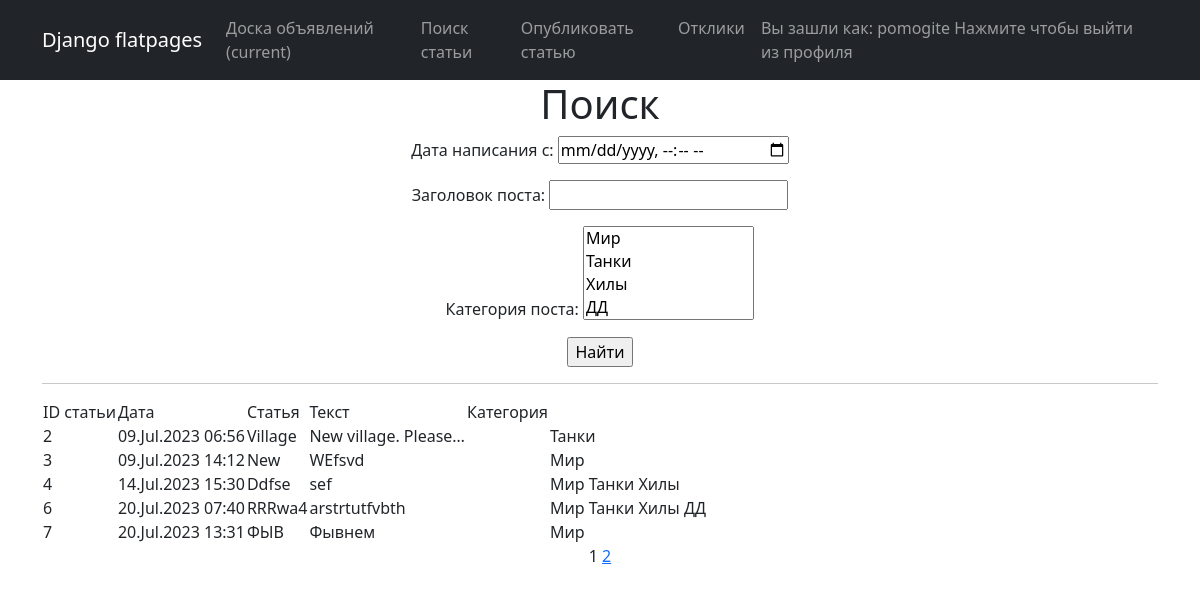
Page /board/search/ (signed in) on the committed database.
### news/models.py (models this page shows, shortened)
class Post(models.Model):
    author = models.ForeignKey(User, on_delete=models.CASCADE)
    dateCreation = models.DateTimeField(auto_now_add=True)
    postCategory = models.ManyToManyField(Category) # through='PostCategory')
    title = models.CharField(max_length=128, unique=True)
    text = models.TextField()
    upload = models.FileField(upload_to='uploads/', default=None, null=True, blank=True)

class Category(models.Model):
    name = models.CharField(max_length=64, unique=True)
    def __str__(self):
        return self.name

### news/views.py (the view)
# urls.py: path('search/', PostSearch.as_view()), #поиск постов. need настроить
class PostSearch(LoginRequiredMixin, ListView):
    model = Post
    ordering = 'dateCreation'
    template_name = 'search.html'
    context_object_name = 'Search'
    paginate_by = 5
    def get_queryset(self):
        queryset = super().get_queryset()
        self.filterset = PostFilter(self.request.GET, queryset)
        return self.filterset.qs
    def get_context_data(self, **kwargs):
        context = super().get_context_data(**kwargs)
        context['filterset'] = self.filterset
        return context

### news/templatetags/castom_tags.py (called while the page is built)
@register.simple_tag(takes_context=True)
def url_replace(context, **kwargs):
   d = context['request'].GET.copy()
   for k, v in kwargs.items():
       d[k] = v
   return d.urlencode()

### templates/search.html (shortened to what this page needs)
    {% extends 'flatpages/default.html' %}
{% load castom_tags %}
{% block content %}
        <h1>Поиск</h1>
        <form action="" method="get">
            {{ filterset.form.as_p }}
            <input type="submit" value="Найти" />
        </form>
        <hr>
            {% if Search %}
                <table> <!— Начинаем описывать таблицу —>
                    <tr> <!— Добавляем строку —>
                        <td>ID статьи</td>
                        <td>Дата</td>
                        <td>Статья</td>
                        <td>Текст</td>
                        <td>Категория</td>
                        {% for post in Search %}
                            <tr>
                                <td>{{ post.id }}</td>
                                <td>{{ post.dateCreation|date:"d.M.Y H:i" }}</td>
                                <td> <a class="nav-link" href="/board/{{post.id}}">{{ post.title }}  </a></td>
                                <td>{{ post.text|truncatechars:20  }}</td>
                                <td>{{ post.author.authorUser }}</td>
                                <td>{% for cat in post.postCategory.all %}
                                    {{ cat.name }}
                                {% endfor %}</td>
                            </tr>
                        {% endfor %}
                    </tr> <!— Не забываем закрыть HTML-тег строки —>
                </table> <!— ... и таблицы —>
            {% else %}
                <h2>Объявлений по заданным критериям нет!</h2>
            {% endif %}
        {{ page_obj.number }}
        {% if page_obj.has_next %}
           <a href="?{% url_replace page=page_obj.next_page_number %}">{{ page_obj.next_page_number }}</a>
        {% endif %}
{% endblock content %}

### templates/flatpages/default.html (shortened to what this page needs)
{% load static %}
        <link href="{% static 'css/styles.css' %}" rel="stylesheet" />
    </head>
    <body>
        <nav class="navbar navbar-expand-lg navbar-dark bg-dark static-top">
            <div class="container">
                <a class="navbar-brand" href="#">Django flatpages</a>
               <div class="collapse navbar-collapse" id="navbarResponsive">
                   <ul class="navbar-nav ml-auto">
                       <li class="nav-item active">
                           <a class="nav-link" href="/board/">Доска объявлений
                               <span class="sr-only">(current)</span>
                           </a>
                       </li>
                       <li class="nav-item active">
                           <a class="nav-link" href="/board/search/">Поиск статьи</a>
                       </li>
                       <li class="nav-item active">
                           <a class="nav-link" href="/board/create/">Опубликовать статью</a>
                       </li>
                       <li class="nav-item active">
                           <a class="nav-link" href="/board/responses/">Отклики</a>
                       </li>
                       <li class="nav-item">
                               <a class="nav-link" href="/accounts/logout/">Вы зашли как: {{ request.user }} Нажмите чтобы выйти из профиля</a>
                       </li>
                   </ul>
               </div>
           </div>
        </nav>
      <div class="container">
           <div class="row">
               <div class="col-lg-12 text-center">
                   {% block content %}{% endblock content %}
               </div>
           </div>
        </div>
    </body>
</html>

### rows in the picture
Post: id "2", dateCreation "09.Jul.2023 06:56", title "Village", text "New village. Please…"
Category: name "Танки"
Post: id "3", dateCreation "09.Jul.2023 14:12", title "New", text "WEfsvd"
Category: name "Мир"
Post: id "4", dateCreation "14.Jul.2023 15:30", title "Ddfse", text "sef"
Category: name "Хилы"
Post: id "6", dateCreation "20.Jul.2023 07:40", title "RRRwa4", text "arstrtutfvbth"
Category: name "ДД"
Post: id "7", dateCreation "20.Jul.2023 13:31", title "ФЫВ", text "Фывнем"

### other values in the picture
{{ request.user }} "pomogite"
{{ page_obj.number }} "1"
{{ page_obj.next_page_number }} "2"
